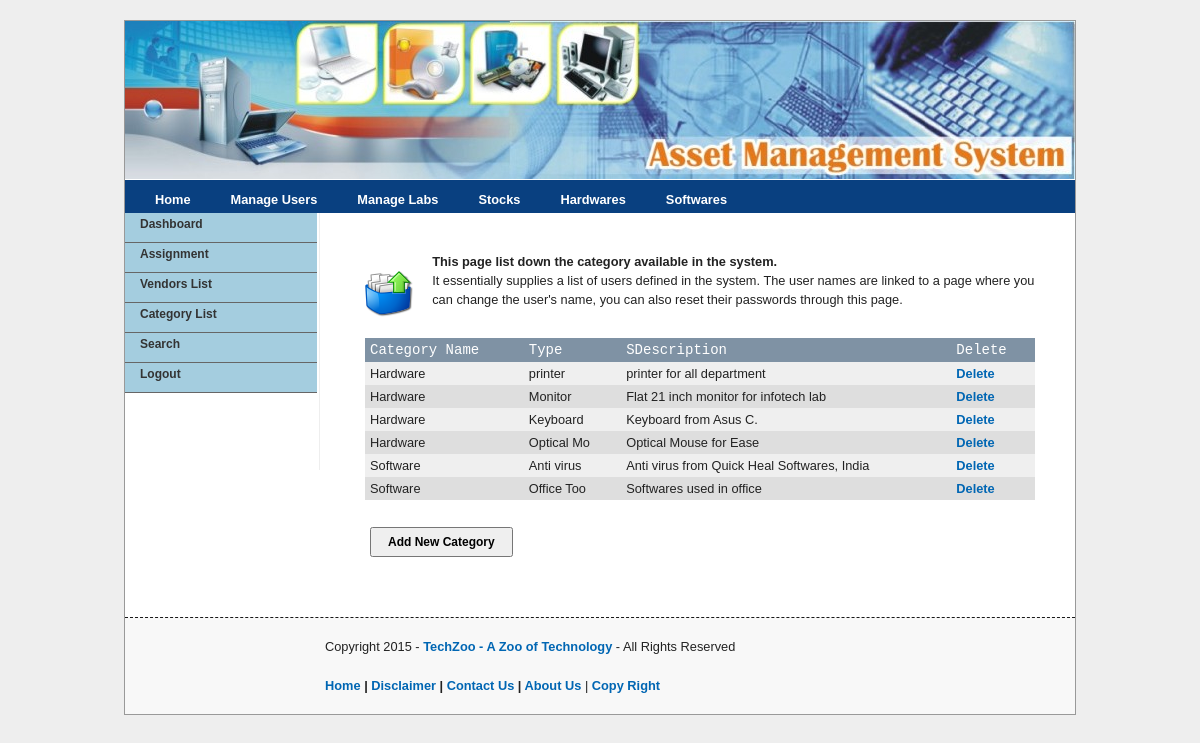
The page /category/index.php (signed in) on the database its author committed.
### tables this page shows
CREATE TABLE IF NOT EXISTS `tbl_categories` (
  `cid` int(10) NOT NULL auto_increment,
  `cname` varchar(40) NOT NULL,
  `ctype` varchar(10) NOT NULL,
  `cdesc` varchar(200) NOT NULL,
  PRIMARY KEY  (`cid`)
);

### category/index.php (called while the page is built, shortened)
<?php
require_once '../template.php';
?>

### library/database.php (called while the page is built, shortened)
<?php
function dbQuery($sql)
{
	$result = mysql_query($sql) or die(mysql_error());
	return $result;
}
function dbFetchAssoc($result)
{
	return mysql_fetch_assoc($result);
}
?>

### category/list.php (the view, shortened to what this page needs)
<?php
$sql = "SELECT *
        FROM tbl_categories
		ORDER BY cname";
$result = dbQuery($sql);
?>
<div class="prepend-1 span-17">
<p>&nbsp;</p>
<p><img src="<?php echo WEB_ROOT; ?>images/update.png" class="left"/>
<strong>This page list down the category available in the system.</strong>
<br/>
It essentially supplies a list of users defined in the system. The user names are linked to a page where you can change the user's name, you can also reset their passwords through this page.
</p>
<form action="processUser.php?action=addUser" method="post"  name="frmListUser" id="frmListUser">
 <table  border="0" align="center" cellpadding="2" cellspacing="1" class="text">
  <tr align="center" id="listTableHeader">
   <td>Category Name</td>
   <td>Type</td>
   <td>SDescription</td>
   <td>Delete</td>
  </tr>
<?php
while($row = dbFetchAssoc($result)) {
	extract($row);
	if ($i%2) {
		$class = 'row1';
	} else {
		$class = 'row2';
	}
	$i += 1;
?>
  <tr class="<?php echo $class; ?>">
   <td><?php echo $cname; ?></td>
   <td align="center"><?php echo $ctype; ?></a></td>
   <td align="center"><?php echo $cdesc; ?></td>
   <td align="center"><a href="javascript:deleteCategory(<?php echo $cid; ?>);">Delete</a></td>
  </tr>
<?php
}
?>
  <tr>
   <td colspan="5">&nbsp;</td>
  </tr>
  <tr>
   <td colspan="5" align="right"><input name="btnAddUser" type="button" id="btnAddUser" value="Add New Category"  class="button" onClick="addCategory()"></td>
  </tr>
 </table>
 <p>&nbsp;</p>
</form>
</div>

### css/screen.css (style rules this page uses)
html, body, div, span, object, iframe, h1, h2, h3, h4, h5, h6, p, blockquote, pre, a, abbr, acronym, address, code, del, dfn, em, img, q, dl, dt, dd, ol, ul, li, fieldset, form, label, legend, table, caption, tbody, tfoot, thead, tr, th, td { margin:0;padding:0;border:0;font-weight:inherit;font-style:inherit;font-size:100%;font-family:inherit;vertical-align:baseline; }
body { line-height:1.5; }
table { border-collapse:separate;border-spacing:0; }
caption, th, td { text-align:left;font-weight:normal; }
table, td, th { vertical-align:middle; }
body { font-size:80%;color:#222;background:#fff;font-family: Verdana, Helvetica, sans-serif; }
p { margin:0 0 1.5em; }
p img.left { float:left;margin:1.5em 1.5em 1.5em 0;padding:0; }
a { color:#0066B3;text-decoration:underline;font-weight:bold; }
strong { font-weight:bold; }
table { margin-bottom:1.4em;width:100%; }
th, td, caption { padding:4px 10px 4px 5px; }
.column, div.span-1, div.span-2, div.span-3, div.span-4, div.span-5, div.span-6, div.span-7, div.span-8, div.span-9, div.span-10, div.span-11, div.span-12, div.span-13, div.span-14, div.span-15, div.span-16, div.span-17, div.span-18, div.span-19, div.span-20, div.span-21, div.span-22, div.span-23, div.span-24 { float:left;margin-right:10px; }
.span-17 { width:670px; }
.prepend-1 { padding-left:40px; }

### css/menu.css (style rules this page uses)
.button { padding:2px 16px; height:30px; font-weight:bold; font-family:Verdana, Arial, Helvetica, sans-serif; font-size:12px; }
.row1 { background-color: #EFEFEF; }
.row2 { background-color: #DEDEDE; }
#listTableHeader { font-family:"Courier New", Courier, mono; font-size: 14px;color: #FFFFFF; background-color: #7F92A4;font-weight:bold;background-position: center; }

### template.php (style rules this page uses)
body { margin-top:20px; margin-bottom:20px;background-color:#EEEEEE; }
a { text-decoration:none; }

### rows shown on the page
tbl_categories: cname "Hardware", ctype "printer", cdesc "printer for all department"
tbl_categories: cname "Hardware", ctype "Monitor", cdesc "Flat 21 inch monitor for infotech lab"
tbl_categories: cname "Hardware", ctype "Keyboard", cdesc "Keyboard from Asus C."
tbl_categories: cname "Hardware", ctype "Optical Mo", cdesc "Optical Mouse for Ease"
tbl_categories: cname "Software", ctype "Anti virus", cdesc "Anti virus from Quick Heal Softwares, India"
tbl_categories: cname "Software", ctype "Office Too", cdesc "Softwares used in office"
